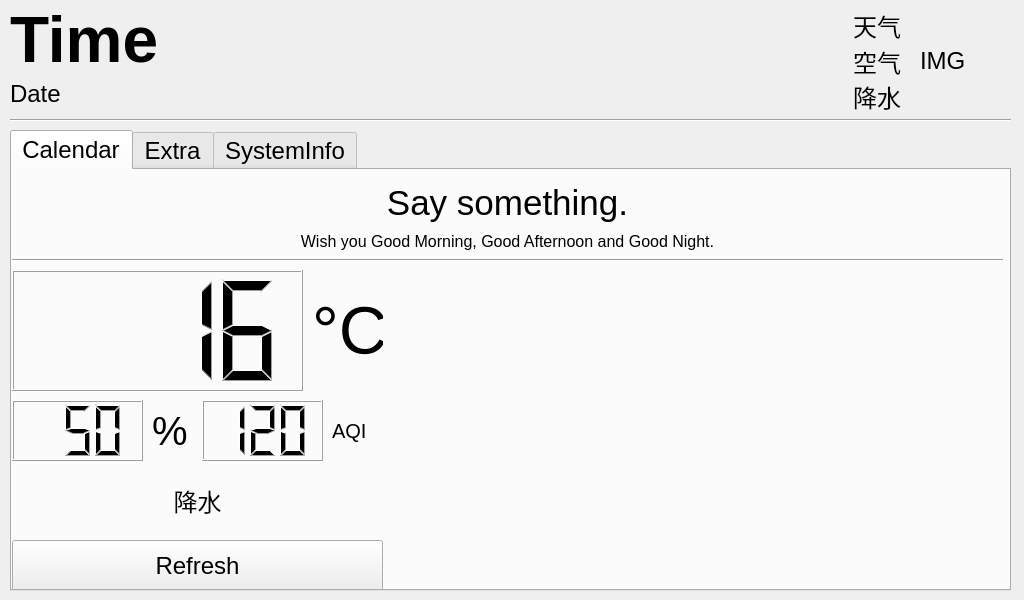
<?xml version="1.0" encoding="UTF-8"?>
<ui version="4.0">
 <class>Widget</class>
 <widget class="QWidget" name="Widget">
  <property name="geometry">
   <rect>
    <x>0</x>
    <y>0</y>
    <width>1024</width>
    <height>600</height>
   </rect>
  </property>
  <property name="minimumSize">
   <size>
    <width>1024</width>
    <height>600</height>
   </size>
  </property>
  <property name="maximumSize">
   <size>
    <width>1024</width>
    <height>600</height>
   </size>
  </property>
  <property name="font">
   <font>
    <family>Arial</family>
    <pointsize>18</pointsize>
   </font>
  </property>
  <property name="windowTitle">
   <string>Widget</string>
  </property>
  <widget class="QTabWidget" name="tabWidget">
   <property name="geometry">
    <rect>
     <x>10</x>
     <y>130</y>
     <width>1001</width>
     <height>461</height>
    </rect>
   </property>
   <property name="styleSheet">
    <string notr="true"/>
   </property>
   <property name="tabPosition">
    <enum>QTabWidget::TabPosition::North</enum>
   </property>
   <property name="tabShape">
    <enum>QTabWidget::TabShape::Rounded</enum>
   </property>
   <property name="currentIndex">
    <number>0</number>
   </property>
   <property name="iconSize">
    <size>
     <width>16</width>
     <height>16</height>
    </size>
   </property>
   <property name="documentMode">
    <bool>false</bool>
   </property>
   <widget class="QWidget" name="tab">
    <attribute name="title">
     <string>Calendar</string>
    </attribute>
    <widget class="Line" name="line_4">
     <property name="geometry">
      <rect>
       <x>0</x>
       <y>80</y>
       <width>991</width>
       <height>20</height>
      </rect>
     </property>
     <property name="orientation">
      <enum>Qt::Orientation::Horizontal</enum>
     </property>
    </widget>
    <widget class="QWidget" name="verticalLayoutWidget_3">
     <property name="geometry">
      <rect>
       <x>0</x>
       <y>10</y>
       <width>991</width>
       <height>71</height>
      </rect>
     </property>
     <layout class="QVBoxLayout" name="verticalLayout_5">
      <item>
       <widget class="QLabel" name="displayLabel">
        <property name="font">
         <font>
          <family>Arial</family>
          <pointsize>26</pointsize>
          <bold>false</bold>
         </font>
        </property>
        <property name="text">
         <string>Say something.</string>
        </property>
        <property name="alignment">
         <set>Qt::AlignmentFlag::AlignCenter</set>
        </property>
       </widget>
      </item>
      <item>
       <widget class="QLabel" name="clientinfoLabel">
        <property name="minimumSize">
         <size>
          <width>0</width>
          <height>0</height>
         </size>
        </property>
        <property name="maximumSize">
         <size>
          <width>16777215</width>
          <height>20</height>
         </size>
        </property>
        <property name="font">
         <font>
          <family>Arial</family>
          <pointsize>12</pointsize>
          <bold>false</bold>
         </font>
        </property>
        <property name="text">
         <string>Wish you Good Morning, Good Afternoon and Good Night.</string>
        </property>
        <property name="alignment">
         <set>Qt::AlignmentFlag::AlignCenter</set>
        </property>
       </widget>
      </item>
     </layout>
    </widget>
    <widget class="QLabel" name="msgImgLabel">
     <property name="geometry">
      <rect>
       <x>380</x>
       <y>100</y>
       <width>611</width>
       <height>311</height>
      </rect>
     </property>
     <property name="text">
      <string/>
     </property>
    </widget>
    <widget class="QLCDNumber" name="humiLcdNumber">
     <property name="geometry">
      <rect>
       <x>0</x>
       <y>230</y>
       <width>131</width>
       <height>61</height>
      </rect>
     </property>
     <property name="layoutDirection">
      <enum>Qt::LayoutDirection::LeftToRight</enum>
     </property>
     <property name="digitCount">
      <number>3</number>
     </property>
     <property name="intValue" stdset="0">
      <number>50</number>
     </property>
    </widget>
    <widget class="QLCDNumber" name="tempLcdNumber">
     <property name="geometry">
      <rect>
       <x>0</x>
       <y>100</y>
       <width>291</width>
       <height>121</height>
      </rect>
     </property>
     <property name="digitCount">
      <number>4</number>
     </property>
     <property name="intValue" stdset="0">
      <number>16</number>
     </property>
    </widget>
    <widget class="QPushButton" name="refreshButton">
     <property name="geometry">
      <rect>
       <x>0</x>
       <y>370</y>
       <width>371</width>
       <height>51</height>
      </rect>
     </property>
     <property name="minimumSize">
      <size>
       <width>0</width>
       <height>50</height>
      </size>
     </property>
     <property name="text">
      <string>Refresh</string>
     </property>
    </widget>
    <widget class="QLabel" name="label_5">
     <property name="geometry">
      <rect>
       <x>140</x>
       <y>230</y>
       <width>41</width>
       <height>61</height>
      </rect>
     </property>
     <property name="font">
      <font>
       <family>Arial</family>
       <pointsize>30</pointsize>
      </font>
     </property>
     <property name="text">
      <string>%</string>
     </property>
     <property name="alignment">
      <set>Qt::AlignmentFlag::AlignLeading|Qt::AlignmentFlag::AlignLeft|Qt::AlignmentFlag::AlignVCenter</set>
     </property>
    </widget>
    <widget class="QLabel" name="label_6">
     <property name="geometry">
      <rect>
       <x>300</x>
       <y>100</y>
       <width>71</width>
       <height>121</height>
      </rect>
     </property>
     <property name="font">
      <font>
       <family>Arial</family>
       <pointsize>50</pointsize>
      </font>
     </property>
     <property name="text">
      <string>°C</string>
     </property>
     <property name="alignment">
      <set>Qt::AlignmentFlag::AlignLeading|Qt::AlignmentFlag::AlignLeft|Qt::AlignmentFlag::AlignVCenter</set>
     </property>
    </widget>
    <widget class="QLCDNumber" name="airLcdNumber">
     <property name="geometry">
      <rect>
       <x>190</x>
       <y>230</y>
       <width>121</width>
       <height>61</height>
      </rect>
     </property>
     <property name="digitCount">
      <number>3</number>
     </property>
     <property name="intValue" stdset="0">
      <number>120</number>
     </property>
    </widget>
    <widget class="QLabel" name="label_7">
     <property name="geometry">
      <rect>
       <x>320</x>
       <y>230</y>
       <width>51</width>
       <height>61</height>
      </rect>
     </property>
     <property name="font">
      <font>
       <family>Arial</family>
       <pointsize>15</pointsize>
      </font>
     </property>
     <property name="text">
      <string>AQI</string>
     </property>
     <property name="alignment">
      <set>Qt::AlignmentFlag::AlignLeading|Qt::AlignmentFlag::AlignLeft|Qt::AlignmentFlag::AlignVCenter</set>
     </property>
    </widget>
    <widget class="QLabel" name="raininfoLabel_2">
     <property name="geometry">
      <rect>
       <x>0</x>
       <y>300</y>
       <width>371</width>
       <height>61</height>
      </rect>
     </property>
     <property name="text">
      <string>降水</string>
     </property>
     <property name="alignment">
      <set>Qt::AlignmentFlag::AlignCenter</set>
     </property>
    </widget>
   </widget>
   <widget class="QWidget" name="tab_3">
    <attribute name="title">
     <string>Extra</string>
    </attribute>
    <widget class="QPushButton" name="vwButton">
     <property name="geometry">
      <rect>
       <x>10</x>
       <y>60</y>
       <width>311</width>
       <height>61</height>
      </rect>
     </property>
     <property name="text">
      <string>Bilibili Live</string>
     </property>
    </widget>
    <widget class="Line" name="line_2">
     <property name="geometry">
      <rect>
       <x>10</x>
       <y>40</y>
       <width>311</width>
       <height>16</height>
      </rect>
     </property>
     <property name="orientation">
      <enum>Qt::Orientation::Horizontal</enum>
     </property>
    </widget>
    <widget class="QLabel" name="label_4">
     <property name="geometry">
      <rect>
       <x>10</x>
       <y>10</y>
       <width>311</width>
       <height>31</height>
      </rect>
     </property>
     <property name="text">
      <string>Bilibili Live</string>
     </property>
     <property name="alignment">
      <set>Qt::AlignmentFlag::AlignCenter</set>
     </property>
    </widget>
   </widget>
   <widget class="QWidget" name="tab_2">
    <attribute name="title">
     <string>SystemInfo</string>
    </attribute>
    <widget class="QWidget" name="verticalLayoutWidget">
     <property name="geometry">
      <rect>
       <x>310</x>
       <y>10</y>
       <width>681</width>
       <height>401</height>
      </rect>
     </property>
     <layout class="QVBoxLayout" name="verticalLayout_3">
      <item>
       <widget class="QCalendarWidget" name="calendarWidget">
        <property name="minimumSize">
         <size>
          <width>400</width>
          <height>0</height>
         </size>
        </property>
        <property name="maximumSize">
         <size>
          <width>350</width>
          <height>16777215</height>
         </size>
        </property>
        <property name="font">
         <font>
          <family>Arial</family>
          <pointsize>18</pointsize>
          <italic>false</italic>
          <bold>false</bold>
         </font>
        </property>
        <property name="verticalHeaderFormat">
         <enum>QCalendarWidget::VerticalHeaderFormat::NoVerticalHeader</enum>
        </property>
       </widget>
      </item>
      <item>
       <widget class="QPushButton" name="todayButton">
        <property name="minimumSize">
         <size>
          <width>80</width>
          <height>50</height>
         </size>
        </property>
        <property name="text">
         <string>Today</string>
        </property>
       </widget>
      </item>
     </layout>
    </widget>
    <widget class="QWidget" name="verticalLayoutWidget_2">
     <property name="geometry">
      <rect>
       <x>3</x>
       <y>10</y>
       <width>291</width>
       <height>401</height>
      </rect>
     </property>
     <layout class="QVBoxLayout" name="verticalLayout_4">
      <item>
       <layout class="QHBoxLayout" name="horizontalLayout_2">
        <item>
         <widget class="QLabel" name="label">
          <property name="text">
           <string>Temp</string>
          </property>
         </widget>
        </item>
        <item>
         <spacer name="horizontalSpacer">
          <property name="orientation">
           <enum>Qt::Orientation::Horizontal</enum>
          </property>
          <property name="sizeType">
           <enum>QSizePolicy::Policy::Preferred</enum>
          </property>
          <property name="sizeHint" stdset="0">
           <size>
            <width>40</width>
            <height>20</height>
           </size>
          </property>
         </spacer>
        </item>
        <item>
         <widget class="QLCDNumber" name="lcdNumber">
          <property name="minimumSize">
           <size>
            <width>100</width>
            <height>0</height>
           </size>
          </property>
          <property name="maximumSize">
           <size>
            <width>200</width>
            <height>16777215</height>
           </size>
          </property>
          <property name="digitCount">
           <number>3</number>
          </property>
         </widget>
        </item>
        <item>
         <widget class="QLabel" name="label_3">
          <property name="maximumSize">
           <size>
            <width>40</width>
            <height>16777215</height>
           </size>
          </property>
          <property name="font">
           <font>
            <family>Arial</family>
            <pointsize>24</pointsize>
            <bold>false</bold>
           </font>
          </property>
          <property name="text">
           <string>°C</string>
          </property>
         </widget>
        </item>
       </layout>
      </item>
      <item>
       <layout class="QHBoxLayout" name="horizontalLayout_3">
        <item>
         <widget class="QLabel" name="label_2">
          <property name="text">
           <string>Load</string>
          </property>
         </widget>
        </item>
        <item>
         <widget class="QLabel" name="cpuloadLabel">
          <property name="text">
           <string>0.00 0.00 0.00</string>
          </property>
         </widget>
        </item>
       </layout>
      </item>
      <item>
       <spacer name="verticalSpacer">
        <property name="orientation">
         <enum>Qt::Orientation::Vertical</enum>
        </property>
        <property name="sizeType">
         <enum>QSizePolicy::Policy::Fixed</enum>
        </property>
        <property name="sizeHint" stdset="0">
         <size>
          <width>20</width>
          <height>250</height>
         </size>
        </property>
       </spacer>
      </item>
     </layout>
    </widget>
   </widget>
  </widget>
  <widget class="QWidget" name="layoutWidget">
   <property name="geometry">
    <rect>
     <x>10</x>
     <y>10</y>
     <width>332</width>
     <height>101</height>
    </rect>
   </property>
   <layout class="QVBoxLayout" name="verticalLayout_2">
    <item>
     <widget class="QLabel" name="timeLabel">
      <property name="minimumSize">
       <size>
        <width>330</width>
        <height>60</height>
       </size>
      </property>
      <property name="maximumSize">
       <size>
        <width>330</width>
        <height>60</height>
       </size>
      </property>
      <property name="font">
       <font>
        <family>Arial</family>
        <pointsize>48</pointsize>
        <bold>true</bold>
       </font>
      </property>
      <property name="text">
       <string>Time</string>
      </property>
     </widget>
    </item>
    <item>
     <widget class="QLabel" name="dateLabel">
      <property name="minimumSize">
       <size>
        <width>0</width>
        <height>35</height>
       </size>
      </property>
      <property name="maximumSize">
       <size>
        <width>16777215</width>
        <height>50</height>
       </size>
      </property>
      <property name="text">
       <string>Date  </string>
      </property>
     </widget>
    </item>
   </layout>
  </widget>
  <widget class="Line" name="line">
   <property name="geometry">
    <rect>
     <x>10</x>
     <y>110</y>
     <width>1001</width>
     <height>20</height>
    </rect>
   </property>
   <property name="orientation">
    <enum>Qt::Orientation::Horizontal</enum>
   </property>
  </widget>
  <widget class="QWidget" name="verticalLayoutWidget_4">
   <property name="geometry">
    <rect>
     <x>350</x>
     <y>10</y>
     <width>551</width>
     <height>101</height>
    </rect>
   </property>
   <layout class="QVBoxLayout" name="verticalLayout_7">
    <item>
     <widget class="QLabel" name="weatherinfoLabel">
      <property name="text">
       <string>天气</string>
      </property>
      <property name="alignment">
       <set>Qt::AlignmentFlag::AlignRight|Qt::AlignmentFlag::AlignTrailing|Qt::AlignmentFlag::AlignVCenter</set>
      </property>
     </widget>
    </item>
    <item>
     <widget class="QLabel" name="airInfoLabel">
      <property name="text">
       <string>空气</string>
      </property>
      <property name="alignment">
       <set>Qt::AlignmentFlag::AlignRight|Qt::AlignmentFlag::AlignTrailing|Qt::AlignmentFlag::AlignVCenter</set>
      </property>
     </widget>
    </item>
    <item>
     <widget class="QLabel" name="raininfoLabel">
      <property name="text">
       <string>降水</string>
      </property>
      <property name="alignment">
       <set>Qt::AlignmentFlag::AlignRight|Qt::AlignmentFlag::AlignTrailing|Qt::AlignmentFlag::AlignVCenter</set>
      </property>
     </widget>
    </item>
   </layout>
   <zorder>raininfoLabel</zorder>
   <zorder>airInfoLabel</zorder>
   <zorder>weatherinfoLabel</zorder>
  </widget>
  <widget class="QLabel" name="weatherimgLabel">
   <property name="geometry">
    <rect>
     <x>920</x>
     <y>20</y>
     <width>81</width>
     <height>81</height>
    </rect>
   </property>
   <property name="text">
    <string>IMG</string>
   </property>
  </widget>
 </widget>
 <resources/>
 <connections/>
</ui>
